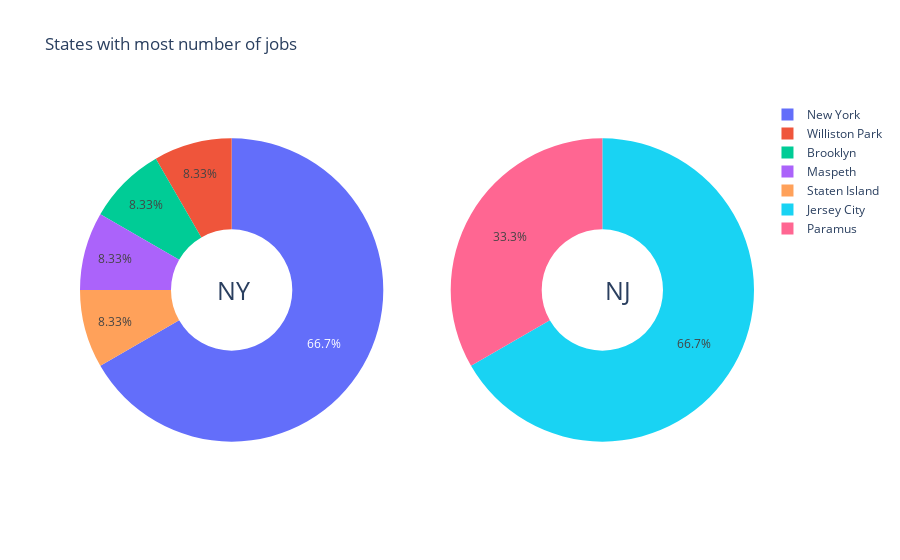

The notebook cell saved with this chart:
### Code cell
#Pie Chart of CA and NY

max_state = ['NY' , 'NJ']
fig = make_subplots(rows = 1 , cols =2 , specs=[[{'type':'domain'}, {'type':'domain'}]])
for i,state in enumerate(max_state,1):
    cities = df_ny[df_ny['State'] == state]['City'].value_counts()[:5].index.to_list()
    counts = df_ny[df_ny["State"] == state]['City'].value_counts()[:5].to_list()
    fig.add_trace(go.Pie(labels = cities ,values = counts  ,name = state),1,i)
fig.update_traces(hole=.4, hoverinfo="label+percent+name")
fig.update_layout(
    title_text="States with most number of jobs",
    # Add annotations in the center of the donut pies.
    annotations=[dict(text= 'NY', x=0.20, y=0.5, font_size=25, showarrow=False),
                 dict(text='NJ', x=0.82, y=0.5, font_size=25, showarrow=False)])
fig.show()

### Figure 1 — Plotly figure (JSON) as saved in the notebook; plotly's stock layout.template omitted (floating-point values rounded to 4 significant figures)
{"data": [{"domain": {"x": [0, 0.45], "y": [0, 1]}, "hole": 0.4, "hoverinfo": "label+percent+name", "labels": ["New York", "Williston Park", "Brooklyn", "Maspeth", "Staten Island"], "name": "NY", "type": "pie", "values": [8, 1, 1, 1, 1]}, {"domain": {"x": [0.55, 1], "y": [0, 1]}, "hole": 0.4, "hoverinfo": "label+percent+name", "labels": ["Jersey City", "Paramus"], "name": "NJ", "type": "pie", "values": [2, 1]}], "layout": {"annotations": [{"font": {"size": 25}, "showarrow": false, "text": "NY", "x": 0.2, "y": 0.5}, {"font": {"size": 25}, "showarrow": false, "text": "NJ", "x": 0.82, "y": 0.5}], "title": {"text": "States with most number of jobs"}}}
